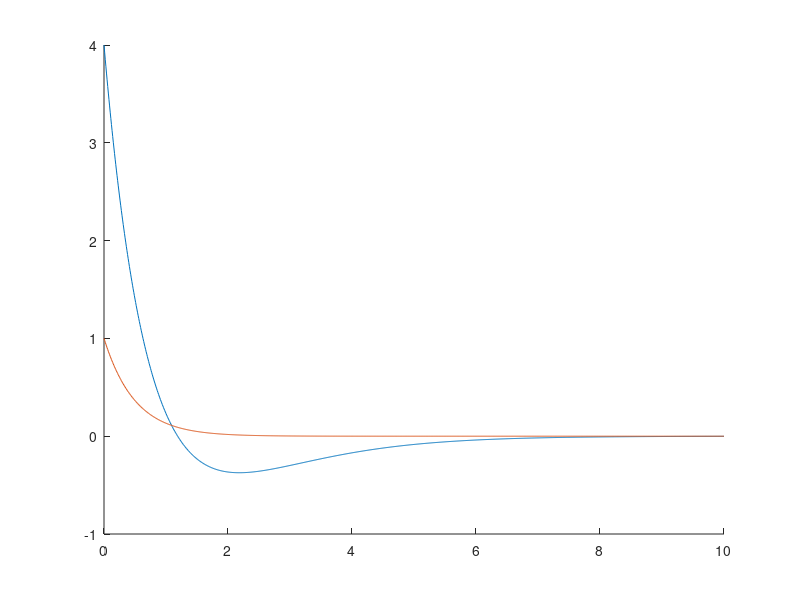

The MATLAB script that drew this image:
A=[-1 2;0 -2]; B=[-2/3 2/3;1/3 -1/3];
%P=[-0.5+1i,-0.5-1i];
%K=place(A,B,P);
t=0;
x=[2;4];
X=[1;1];
dt=0.01;
R=[];R1=[];
T=[];
while(t<10),
    R=[R,x]; T=[T,t];
    R1=[R1,X];
    x=x+dt.*((A-B)*x +(B*[1;1]));
    X=X+dt.*(A*X);
    t=t+dt;
end
hold on;
plot(T,R(2,:),T,R1(2,:));